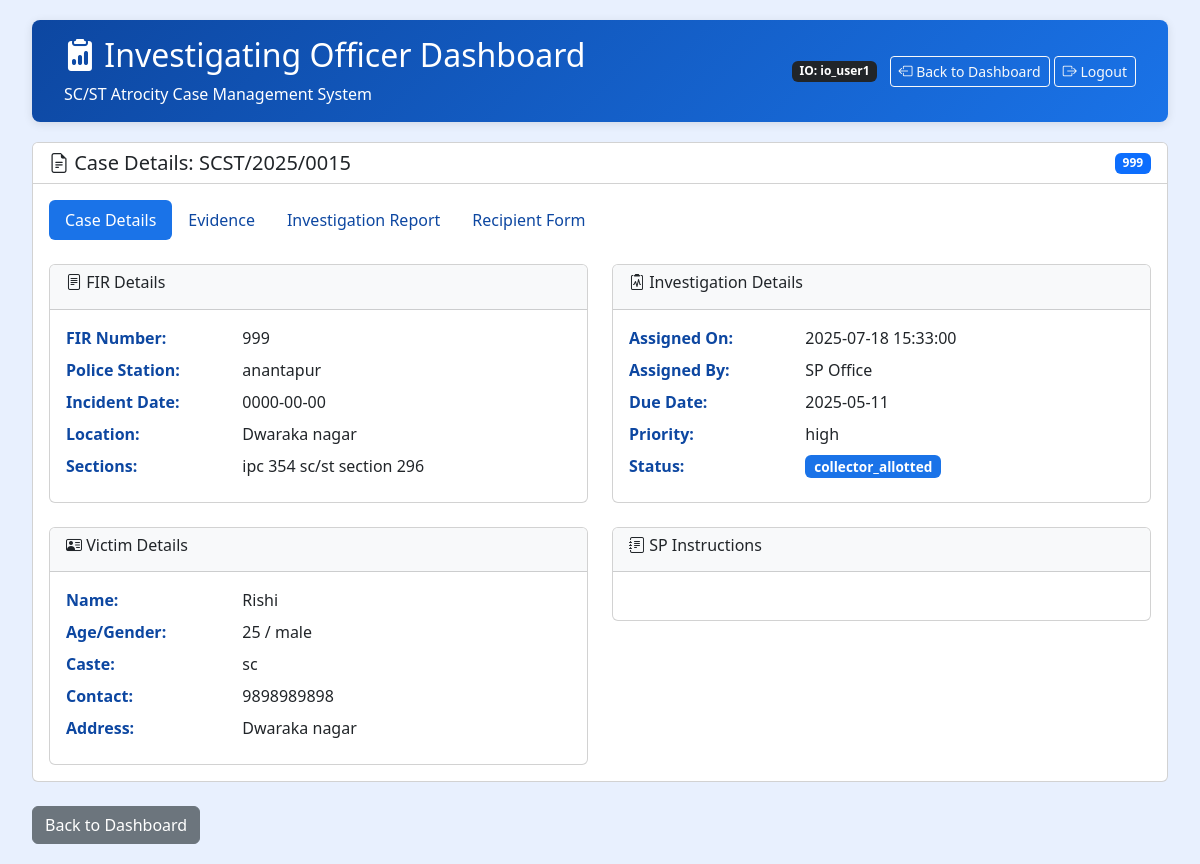
Page /review_io_case.php?case_id=15 (signed in) on the committed database.
### tables this page shows
CREATE TABLE `cases` (
  `case_id` int(11) NOT NULL,
  `victim_name` varchar(100) NOT NULL,
  `victim_address` text NOT NULL,
  `incident_date` date NOT NULL,
  `incident_description` text NOT NULL,
  `case_type` enum('SC','ST') NOT NULL,
  `status` varchar(32) DEFAULT NULL,
  `filed_by` int(11) DEFAULT NULL,
  `created_at` timestamp NOT NULL DEFAULT current_timestamp(),
  `victim_age` int(11) DEFAULT NULL,
  `victim_gender` varchar(20) DEFAULT NULL,
  `victim_caste` varchar(20) DEFAULT NULL,
  `victim_contact` varchar(20) DEFAULT NULL,
  `victim_aadhaar` varchar(20) DEFAULT NULL,
  `fir_number` varchar(50) DEFAULT NULL,
  `fir_date` date DEFAULT NULL,
  `police_station` varchar(100) DEFAULT NULL,
  `victim_statement` text DEFAULT NULL,
  `medical_report` text DEFAULT NULL,
  `case_sections` text DEFAULT NULL,
  `investigating_officer` varchar(100) DEFAULT NULL,
  `forward_to_sp` tinyint(1) DEFAULT 1,
  `priority` enum('low','medium','high') NOT NULL DEFAULT 'medium',
  `assigned_officer` varchar(100) DEFAULT NULL,
  `io_username` varchar(50) DEFAULT NULL,
  `io_report` text DEFAULT NULL,
  `io_witness_statements` text DEFAULT NULL,
  `io_recommendations` text DEFAULT NULL,
  `updated_at` timestamp NULL DEFAULT current_timestamp() ON UPDATE current_timestamp()
);

### review_io_case.php (the view, shortened to what this page needs)
<?php
require_once 'includes/db.php';
$case_id = $_GET['case_id'] ?? null;
$io_username = $_SESSION['username'];
$stmt = $pdo->prepare("SELECT * FROM cases WHERE case_id = ? AND io_username = ?");
$stmt->execute([$case_id, $io_username]);
$case = $stmt->fetch();
?>
<!DOCTYPE html>
<html lang="en">
<head>
    <link href="https://cdn.jsdelivr.net/npm/bootstrap@5.3.0/dist/css/bootstrap.min.css" rel="stylesheet">
    <link rel="stylesheet" href="https://cdn.datatables.net/1.13.6/css/jquery.dataTables.min.css">
    <link rel="stylesheet" href="https://cdnjs.cloudflare.com/ajax/libs/dropzone/5.9.3/dropzone.min.css">
    <link rel="stylesheet" href="https://cdn.jsdelivr.net/npm/bootstrap-icons@1.10.0/font/bootstrap-icons.css">
</head>
<body>
    <div class="container-fluid">
        <div class="header">
            <div class="d-flex justify-content-between align-items-center">
                <div>
                    <h2><i class="bi bi-clipboard2-data-fill"></i> Investigating Officer Dashboard</h2>
                    <p class="mb-0">SC/ST Atrocity Case Management System</p>
                </div>
                <div>
                    <span class="badge bg-dark me-2">IO: <?php echo htmlspecialchars($io_username); ?></span>
                    <a href="io_dashboard.php" class="btn btn-sm btn-outline-light" id="backToDashboardBtn">
                        <i class="bi bi-box-arrow-left"></i> Back to Dashboard
                    </a>
                    <a href="logout.php" class="btn btn-sm btn-outline-light">
                        <i class="bi bi-box-arrow-right"></i> Logout
                    </a>
                </div>
            </div>
        </div>
        <div class="card mb-4">
            <div class="card-header bg-white">
                <div class="d-flex justify-content-between align-items-center">
                    <h5 class="mb-0"><i class="bi bi-file-earmark-text"></i> Case Details: SCST/<?php echo date('Y', strtotime($case['created_at'])); ?>/<?php echo str_pad($case['case_id'], 4, '0', STR_PAD_LEFT); ?></h5>
                    <span class="badge bg-primary"><?php echo htmlspecialchars($case['fir_number']); ?></span>
                </div>
            </div>
            <div class="card-body">
                <ul class="nav nav-pills mb-4" id="caseTabs" role="tablist">
                    <li class="nav-item" role="presentation">
                        <button class="nav-link active" id="details-tab" data-bs-toggle="pill" data-bs-target="#details" type="button" role="tab">Case Details</button>
                    </li>
                    <li class="nav-item" role="presentation">
                        <button class="nav-link" id="evidence-tab" data-bs-toggle="pill" data-bs-target="#evidence" type="button" role="tab">Evidence</button>
                    </li>
                    <li class="nav-item" role="presentation">
                        <button class="nav-link" id="report-tab" data-bs-toggle="pill" data-bs-target="#report" type="button" role="tab">Investigation Report</button>
                    </li>
                    <li class="nav-item" role="presentation">
                        <a class="nav-link" id="recipient-tab" href="recpdetails.html" role="tab">Recipient Form</a>
                    </li>
                </ul>
                <div class="tab-content" id="caseTabContent">
                    <div class="tab-pane fade show active" id="details" role="tabpanel">
                        <div class="row">
                            <div class="col-md-6">
                                <div class="card mb-4">
                                    <div class="card-header bg-light">
                                        <h6><i class="bi bi-file-text"></i> FIR Details</h6>
                                    </div>
                                    <div class="card-body">
                                        <div class="row mb-2">
                                            <div class="col-4 detail-label">FIR Number:</div>
                                            <div class="col-8"><?php echo htmlspecialchars($case['fir_number']); ?></div>
                                        </div>
                                        <div class="row mb-2">
                                            <div class="col-4 detail-label">Police Station:</div>
                                            <div class="col-8"><?php echo htmlspecialchars($case['police_station']); ?></div>
                                        </div>
                                        <div class="row mb-2">
                                            <div class="col-4 detail-label">Incident Date:</div>
                                            <div class="col-8"><?php echo htmlspecialchars($case['incident_date']); ?></div>
                                        </div>
                                        <div class="row mb-2">
                                            <div class="col-4 detail-label">Location:</div>
                                            <div class="col-8"><?php echo htmlspecialchars($case['victim_address']); ?></div>
                                        </div>
                                        <div class="row mb-2">
                                            <div class="col-4 detail-label">Sections:</div>
                                            <div class="col-8"><?php echo htmlspecialchars($case['case_sections']); ?></div>
                                        </div>
                                    </div>
                                </div>
                                <div class="card">
                                    <div class="card-header bg-light">
                                        <h6><i class="bi bi-person-vcard"></i> Victim Details</h6>
                                    </div>
                                    <div class="card-body">
                                        <div class="row mb-2">
                                            <div class="col-4 detail-label">Name:</div>
                                            <div class="col-8"><?php echo htmlspecialchars($case['victim_name']); ?></div>
                                        </div>
                                        <div class="row mb-2">
                                            <div class="col-4 detail-label">Age/Gender:</div>
                                            <div class="col-8"><?php echo htmlspecialchars($case['victim_age']) . ' / ' . htmlspecialchars($case['victim_gender']); ?></div>
                                        </div>
                                        <div class="row mb-2">
                                            <div class="col-4 detail-label">Caste:</div>
                                            <div class="col-8"><?php echo htmlspecialchars($case['victim_caste']); ?></div>
                                        </div>
                                        <div class="row mb-2">
                                            <div class="col-4 detail-label">Contact:</div>
                                            <div class="col-8"><?php echo htmlspecialchars($case['victim_contact']); ?></div>
                                        </div>
                                        <div class="row mb-2">
                                            <div class="col-4 detail-label">Address:</div>
                                            <div class="col-8"><?php echo htmlspecialchars($case['victim_address']); ?></div>
                                        </div>
                                    </div>
                                </div>
                            </div>
                            <div class="col-md-6">
                                <div class="card mb-4">
                                    <div class="card-header bg-light">
                                        <h6><i class="bi bi-clipboard2-pulse"></i> Investigation Details</h6>
                                    </div>
                                    <div class="card-body">
                                        <div class="row mb-2">
                                            <div class="col-4 detail-label">Assigned On:</div>
                                            <div class="col-8"><?php echo htmlspecialchars($case['created_at']); ?></div>
                                        </div>
                                        <div class="row mb-2">
                                            <div class="col-4 detail-label">Assigned By:</div>
                                            <div class="col-8">SP Office</div>
                                        </div>
                                        <div class="row mb-2">
                                            <div class="col-4 detail-label">Due Date:</div>
                                            <div class="col-8"><?php echo htmlspecialchars($case['fir_date']); ?></div>
                                        </div>
                                        <div class="row mb-2">
                                            <div class="col-4 detail-label">Priority:</div>
                                            <div class="col-8"><?php echo htmlspecialchars($case['priority']); ?></div>
                                        </div>
                                        <div class="row mb-2">
                                            <div class="col-4 detail-label">Status:</div>
                                            <div class="col-8"><span class="badge badge-status badge-inprogress"><?php echo htmlspecialchars($case['status']); ?></span></div>
                                        </div>
                                    </div>
                                </div>
                                <div class="card">
                                    <div class="card-header bg-light">
                                        <h6><i class="bi bi-journal-text"></i> SP Instructions</h6>
                                    </div>
                                    <div class="card-body">
                                    </div>
                                </div>
                            </div>
                        </div>
                    </div>
                </div>
            </div>
        </div>
        <a href="io_dashboard.php" class="btn btn-secondary">Back to Dashboard</a>
    </div>
</body>
</html>

### review_io_case.php (style rules this page uses)
:root { --io-blue: #1a73e8; --io-light-blue: #e8f0fe; --io-dark-blue: #0d47a1; --io-secondary: #5f6368; --io-green: #34a853; --io-red: #ea4335; }
body { background-color: var(--io-light-blue); padding: 20px; }
.header { background: linear-gradient(135deg, var(--io-dark-blue), var(--io-blue)); color: white; padding: 1rem 2rem; margin-bottom: 20px; border-radius: 8px; box-shadow: 0 2px 10px rgba(0,0,0,0.1); }
.badge-status { font-size: 0.85rem; padding: 0.35em 0.65em; }
.badge-inprogress { background-color: var(--io-blue); }
.nav-pills .nav-link.active { background-color: var(--io-blue); }
.nav-pills .nav-link { color: var(--io-dark-blue); }
.detail-label { font-weight: 600; color: var(--io-dark-blue); }

### rows in the picture
cases: created_at "2025", case_id "0015", fir_number "999", police_station "anantapur", incident_date "0000-00-00", victim_address "Dwaraka nagar", case_sections "ipc 354 sc/st section 296", victim_name "Rishi", victim_age "25", victim_gender "male", victim_caste "sc", victim_contact "9898989898", created_at "2025-07-18 15:33:00", fir_date "2025-05-11", priority "high", status "collector_allotted"

### other values in the picture
$io_username "io_user1"
